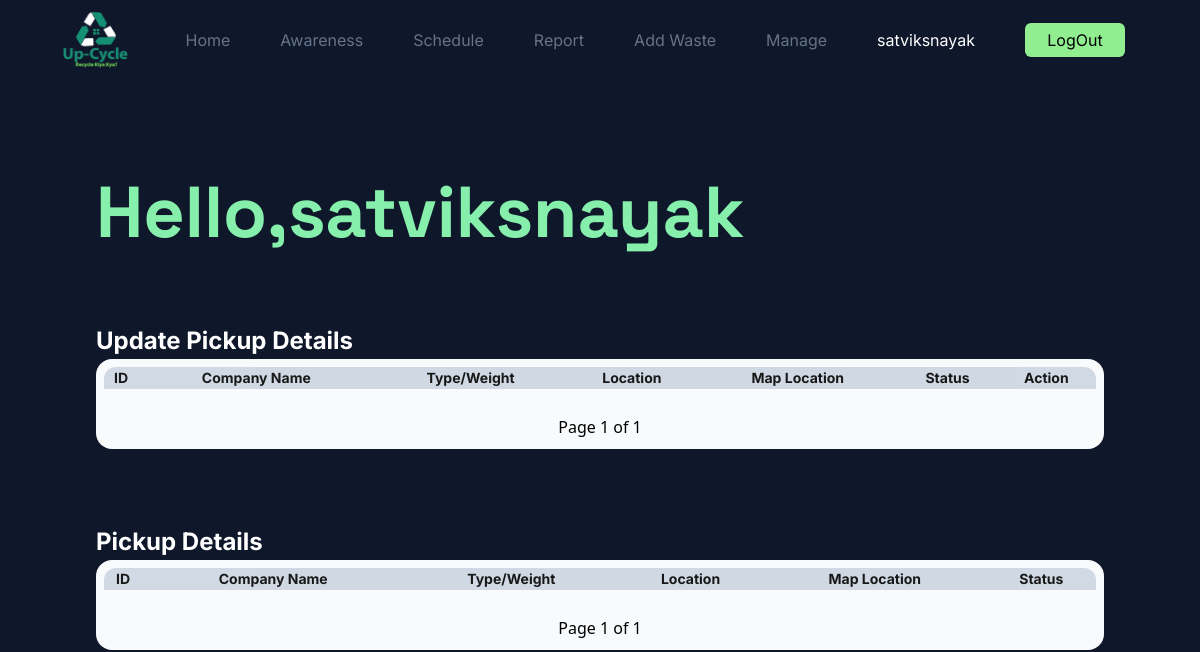
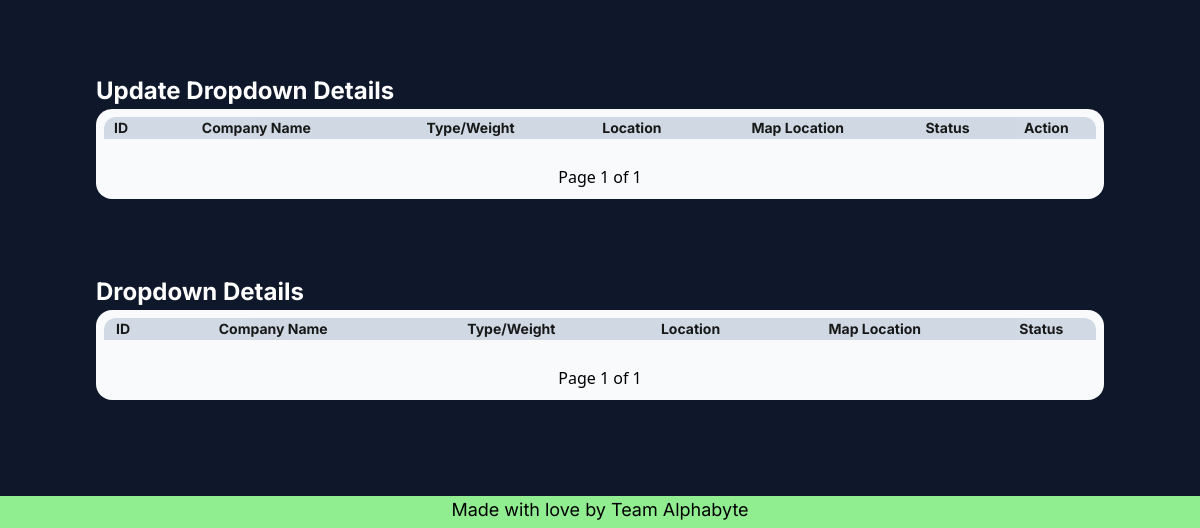
The page /report/ (signed in) on the database as committed earlier (2 pictures, top to bottom).
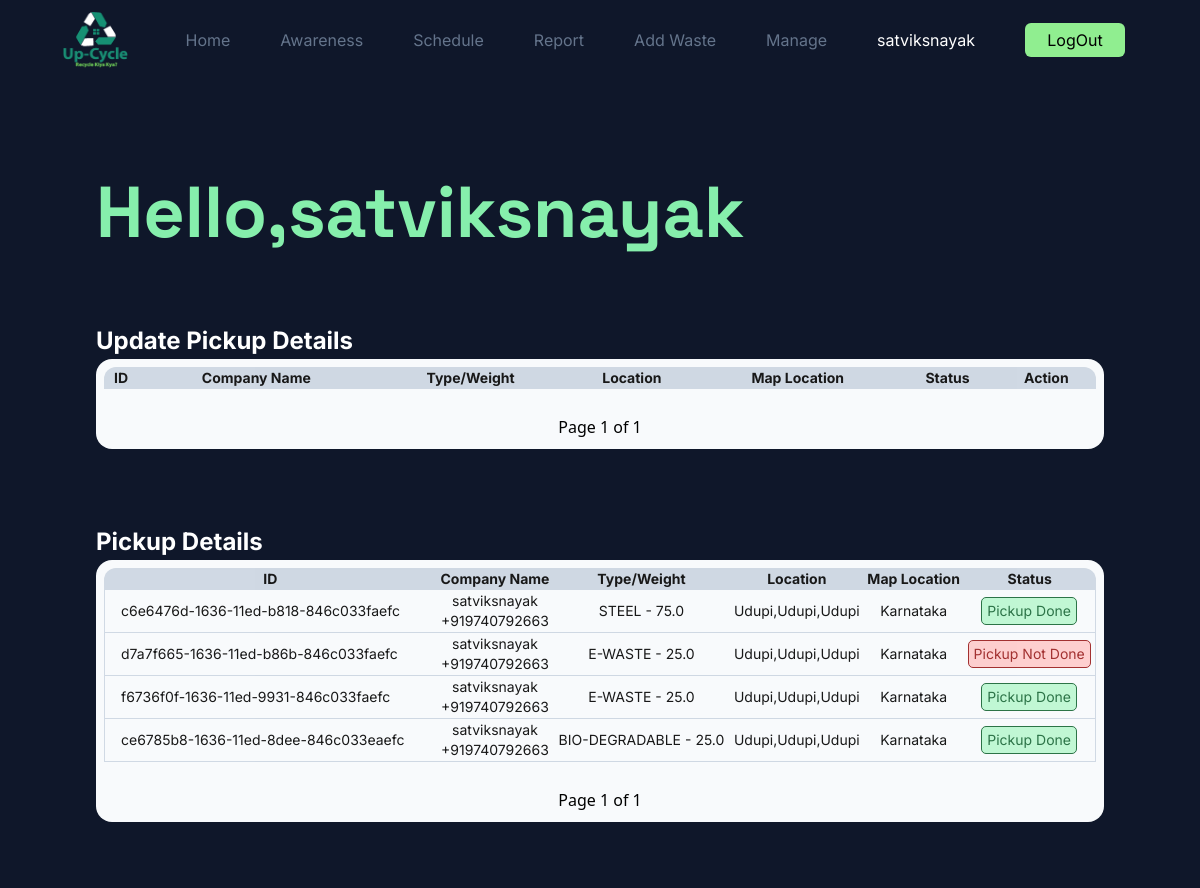
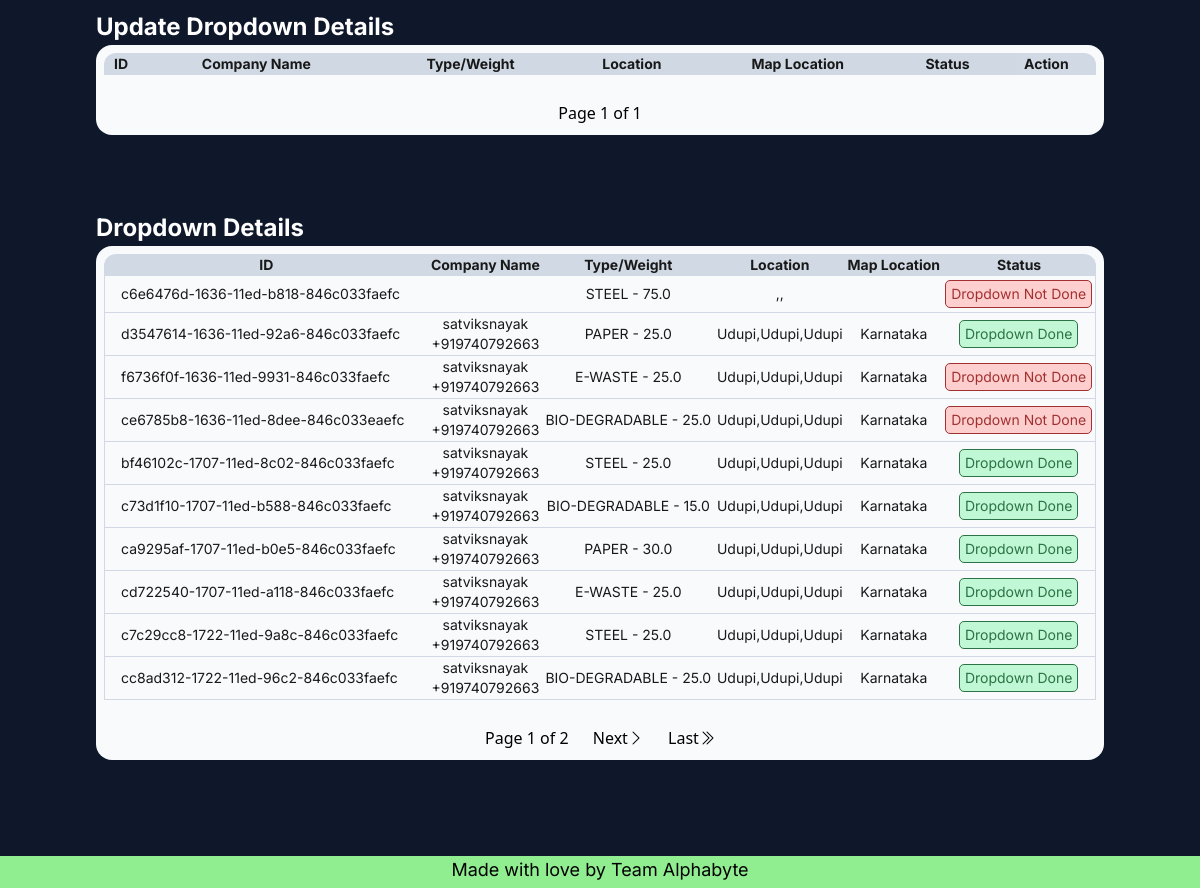
The same page on the database as committed later (2 pictures, top to bottom).
### App/models.py (models this page shows, shortened)
class Profile(models.Model):
    user = models.OneToOneField(User,on_delete=models.CASCADE,null=True)
    name = models.CharField(max_length=50)
    about = models.TextField(blank=True,null=True)
    profile_pic = models.ImageField(default='avatar.png',upload_to='Profile')
    location = models.CharField(max_length=50,blank=True,null=True)
    street = models.CharField(max_length=50,blank=True,null=True)
    city = models.CharField(max_length=30,blank=True,null=True)
    state = models.CharField(max_length=30,blank=True,null=True)
    phone = PhoneNumberField(blank=True,null=True)
    is_email_verified = models.BooleanField(default=False)

class Waste(models.Model):
    class Types(models.TextChoices):
        STEEL = "STEEL","Steel"
        BIODEGRADABLE = "BIO-DEGRADABLE","Bio-Degradable"
        PAPER = "PAPER","Paper"
        EWASTE = "E-WASTE","E-Waste"
    id = models.CharField(primary_key=True,unique=True,max_length=40)
    recycler = models.ForeignKey(User,on_delete=models.SET_NULL,null=True,blank=True,related_name='recycler')
    company = models.ForeignKey(User,on_delete=models.SET_NULL,null=True,blank=True,related_name='company')
    employee = models.ForeignKey(User,on_delete=models.SET_NULL,null=True,blank=True,related_name='employee')
    entry_date = models.DateField(null=True,blank=True)
    pickup_date = models.DateField(null=True,blank=True)
    dropdown_date = models.DateField(null=True,blank=True)
    weight = models.FloatField(null=True,blank=True)
    price = models.FloatField(null=True,blank=True)
    type = models.CharField(_("Types"),max_length=50,choices=Types.choices)
    pickup_done = models.BooleanField(default=False)
    dropdown_done = models.BooleanField(default=False)

### App/decorators.py (the view)
        def wrappper_func(request,*args,**kwargs):
            group = None
            if request.user.groups.exists():
                group = request.user.groups.all()[0].name
            if group in allowed_roles:
                return view_func(request,*args,**kwargs)
            else:
                return HttpResponse('You are not authorised to view this page!!')

### App/functions.py (called while the page is built)
def grouplist(user):
    groups = []
    if user.groups.exists():
        for i in range(len(user.groups.all())):
            groups.append(user.groups.all()[i].name)
    return groups

### App/templates/App/tables/employee.html (shortened to what this page needs)
<!DOCTYPE html>
<html lang="en">
<head>
</head>
{% extends 'App/base.html' %}
{%load static%}
    {% block content %}
    <div class="content bg-slate-900 p-24">
        <div class="min-w-full font-space">
            <h1 class="text-green-300 text-7xl font-bold ">Hello,{{user.profile.name}}</h1>
        </div>
        <h3 class="text-white text-[1.5rem] font-inter font-bold mt-[75px]">Update Pickup Details</h3>
        <div class="Table min-w-1/2 p-2 bg-slate-50 rounded-2xl overflow-auto mb-[75px]">
            <table class="relative border-separate border-spacing-0 table-auto min-w-full bg-slate-50 text-sm opacity-90 text-center font-inter">
                <thead class="bg-slate-300">
                    <tr>
                        <th class="rounded-tl-xl">ID</th>
                        <th>Company Name</th>
                        <th>Type/Weight</th>
                        <th>Location</th>
                        <th>Map Location</th>
                        <th>Status</th>
                        <th class="rounded-tr-xl">Action</th>
                    </tr>
                </thead>
            </table>
            <div class="w-full text-[1 rem] h-5 my-4 text-center">
                <button class="p-[5px] m-[5px]" type="button">Page {{Pwastes_today.number}} of {{Pwastes_today.paginator.num_pages}}</button>
            </div>
        </div>
        <h3 class="text-white text-[1.5rem] font-inter font-bold">Pickup Details</h3>
        <div class="Table min-w-1/2 p-2 bg-slate-50 rounded-2xl overflow-auto mb-[75px]">
            <table class="relative border-separate border-spacing-0 table-auto min-w-full bg-slate-50 text-sm opacity-90 text-center font-inter">
                <thead class="bg-slate-300">
                    <tr>
                        <th class="rounded-tl-xl">ID</th>
                        <th>Company Name</th>
                        <th>Type/Weight</th>
                        <th>Location</th>
                        <th>Map Location</th>
                        <th class="rounded-tr-xl">Status</th>
                    </tr>
                </thead>
                <tbody>
                    {% for waste in Pwastes %}
                    <tr>
                        <td class="text-left px-4 py-1 border-b border-slate-300 border-l">{{waste.id}}</td>
                        <td class="border-b border-slate-300">{{waste.company.profile.name}}<br>{{waste.company.profile.phone}}</td>
                        <td class="border-b border-slate-300">{{waste.type}} - {{waste.weight}}</td>
                        <td class="border-b border-slate-300">{{waste.company.profile.location}},{{waste.company.profile.street}},{{waste.company.profile.city}}</td>
                        <td class="border-b border-slate-300">{{waste.company.profile.state}}</td>
                        <td class="border-b border-slate-300 border-r">
                            {% if waste.pickup_done %}
                            <button type="button" class="px-[5px] py-[3px] my-[3px] rounded-[5px] bg-green-200 text-green-800 border-[1px] border-green-800">Pickup Done</button>
                            {% else %}
                            <button type="button" class="px-[5px] py-[3px] my-[3px] rounded-[5px] bg-red-200 text-red-800 border-[1px] border-red-800">Pickup Not Done</button>
                            {% endif %}
                        </td>
                    </tr>
                    {% endfor %}
                </tbody>
            </table>
            <div class="w-full text-[1 rem] h-5 my-4 text-center">
                <button class="p-[5px] m-[5px]" type="button">Page {{Pwastes.number}} of {{Pwastes.paginator.num_pages}}</button>
            </div>
        </div>
        <h3 class="text-white text-[1.5rem] font-inter font-bold">Update Dropdown Details</h3>
        <div class="Table mb-[75px] min-w-1/2 p-2 bg-slate-50 rounded-2xl overflow-auto">
            <table class="relative border-separate border-spacing-0 table-auto min-w-full bg-slate-50 text-sm opacity-90 text-center font-inter">
                <thead class="bg-slate-300">
                    <tr>
                        <th class="rounded-tl-xl">ID</th>
                        <th>Company Name</th>
                        <th>Type/Weight</th>
                        <th>Location</th>
                        <th>Map Location</th>
                        <th>Status</th>
                        <th class="rounded-tr-xl">Action</th>
                    </tr>
                </thead>
            </table>
            <div class="w-full text-[1 rem] h-5 my-4 text-center">
                <button class="p-[5px] m-[5px]" type="button">Page {{Dwastes_today.number}} of {{Dwastes_today.paginator.num_pages}}</button>
            </div>
        </div>
        <h3 class="text-white text-[1.5rem] font-inter font-bold">Dropdown Details</h3>
        <div class="Table min-w-1/2 p-2 bg-slate-50 rounded-2xl overflow-auto">
            <table class="relative border-separate border-spacing-0 table-auto min-w-full bg-slate-50 text-sm opacity-90 text-center font-inter">
                <thead class="bg-slate-300">
                    <tr>
                        <th class="rounded-tl-xl">ID</th>
                        <th>Company Name</th>
                        <th>Type/Weight</th>
                        <th>Location</th>
                        <th>Map Location</th>
                        <th class="rounded-tr-xl">Status</th>
                    </tr>
                </thead>
                <tbody>
                    {% for waste in Dwastes %}
                    <tr>
                        <td class="text-left px-4 py-1 border-b border-slate-300 border-l">{{waste.id}}</td>
                        <td class="border-b border-slate-300">{{waste.recycler.profile.name}}<br>{{waste.recycler.profile.phone}}</td>
                        <td class="border-b border-slate-300">{{waste.type}} - {{waste.weight}}</td>
                        <td class="border-b border-slate-300">{{waste.recycler.profile.location}},{{waste.recycler.profile.street}},{{waste.recycler.profile.city}}</td>
                        <td class="border-b border-slate-300">{{waste.recycler.profile.state}}</td>
                        <td class="border-b border-slate-300 border-r">
                            {% if waste.dropdown_done %}
                            <button type="button" class="px-[5px] py-[3px] my-[3px] rounded-[5px] bg-green-200 text-green-800 border-[1px] border-green-800">Dropdown Done</button>
                            {% else %}
                            <button type="button" class="px-[5px] py-[3px] my-[3px] rounded-[5px] bg-red-200 text-red-800 border-[1px] border-red-800">Dropdown Not Done</button>
                            {% endif %}
                        </td>
                    </tr>
                    {% endfor %}
                </tbody>
            </table>
            <div class="w-full text-[1 rem] h-5 my-4 text-center">
                <button class="p-[5px] m-[5px]" type="button">Page {{Dwastes.number}} of {{Dwastes.paginator.num_pages}}</button>
                {% if Dwastes.has_next %}
                <button class="p-[5px] m-[5px]" type="button"><a href="?page4={{wastes.next_page_number}}">Next<i class="bi bi-chevron-right"></i></a></button>
                <button class="p-[5px] m-[5px]" type="button"><a href="?page4={{wastes.paginator.num_pages}}">Last<i class="bi bi-chevron-double-right"></i></a></button>
                {% endif %}
            </div>
        </div>
    </div>
    {% endblock %}

### App/templates/App/base.html (shortened to what this page needs)
{% load static %}
<!DOCTYPE html>
<html lang="en">
<head>
    <link rel="stylesheet" href="{% static '/CSS/base.css' %}">
    <link rel="stylesheet" href="https://cdn.jsdelivr.net/npm/bootstrap-icons@1.8.3/font/bootstrap-icons.css">
    <script src="https://cdn.tailwindcss.com"></script>
</head>
<body>
  <nav class="flex h-[5rem] w-full z-[910] sticky top-0 bg-slate-900 text-white font-inter">
    <div class="my-auto px-[50px] justify-between flex align-center w-full">
        <a href="" class="text-lg my-auto"><img src="{% static '/IMGS/logo.png' %}" class="h-[5rem]" alt="" height="50" width="90" style="padding:12px"></a>
        <ul class="toggle transition ease-in-out duration-[1s] md:w-auto w-[150px] flex flex-col fixed right-0 top-[5rem] h-screen md:h-auto md:static md:flex-row bg-slate-900 md:translate-x-0 md:transition-none translate-x-[150px]">
            <li class="md:mx-[25px] mx-auto my-[15px] md:my-auto"><a class="text-slate-500  hover:text-white transition-all ease-in-out delay-200" href="/">Home</a></li>
            <li class="md:mx-[25px] mx-auto my-[15px] md:my-auto"><a class="text-slate-500 hover:text-white transition-all ease-in-out delay-200" href="/awareness/">Awareness</a></li>
            {% if user.is_authenticated %}
            {% if 'Recycler' in groups %}
            <li class="md:mx-[25px] mx-auto my-[15px] md:my-auto"><a class="text-slate-500 hover:text-white transition-all ease-in-out delay-200" href="/schedule/">Schedule</a></li>
            {% endif %}
            {% if 'Employee' in groups %}
            <li class="md:mx-[25px] mx-auto my-[15px] md:my-auto"><a class="text-slate-500 hover:text-white transition-all ease-in-out delay-200" href="/report/">Report</a></li>
            {% endif %}
            {% if 'Company' in groups %}
            <li class="md:mx-[25px] mx-auto my-[15px] md:my-auto"><a class="text-slate-500 hover:text-white transition-all ease-in-out delay-200" href="/addWaste/">Add Waste</a></li>
            {% endif %}
            {% if 'Manager' in groups %}
            <li class="md:mx-[25px] mx-auto my-[15px] md:my-auto"><a class="text-slate-500 hover:text-white transition-all ease-in-out delay-200" href="/manage/">Manage</a></li>
            {% endif %}
            <li class="md:mx-[25px] mx-auto my-[15px] md:my-auto"><a class="text-white" href="/User/Profile/">{{user.username}}</a></li>
            <li class="md:mx-[25px] mx-auto my-[15px] md:my-auto"><a href="/logout/"><button class="w-[100px] p-[5px] bg-lightgreen rounded-md text-black" type="button">LogOut</button></a></li>
            {% endif %}
        </ul>
    </div>
  </nav>
    {% block content %}
    {% endblock %}
<footer class="align-center font-inter justify-center bg-lightgreen absolute text-black text-lg flex w-full h-[2rem] z-[900]">
  <h4 class="">Made with love by Team Alphabyte</h4>
</footer>
</body>
</html>

Rows that differ between the two databases and show on the page:
added Waste: id "c6e6476d-1636-11ed-b818-846c033faefc", company.profile.name "satviksnayak", company.profile.phone "+919740792663", type "STEEL", weight "75.0", company.profile.location "Udupi", company.profile.street "Udupi", company.profile.city "Udupi", company.profile.state "Karnataka", pickup_done "Pickup Done", dropdown_done "Dropdown Not Done"
added Waste: id "d7a7f665-1636-11ed-b86b-846c033faefc", company.profile.name "satviksnayak", company.profile.phone "+919740792663", type "E-WASTE", weight "25.0", company.profile.location "Udupi", company.profile.street "Udupi", company.profile.city "Udupi", company.profile.state "Karnataka", pickup_done "Pickup Not Done", shown under "Pickup Details"
added Waste: id "f6736f0f-1636-11ed-9931-846c033faefc", company.profile.name "satviksnayak", company.profile.phone "+919740792663", type "E-WASTE", weight "25.0", company.profile.location "Udupi", company.profile.street "Udupi", company.profile.city "Udupi", company.profile.state "Karnataka", pickup_done "Pickup Done", recycler.profile.name "satviksnayak", recycler.profile.phone "+919740792663", recycler.profile.location "Udupi", recycler.profile.street "Udupi", recycler.profile.city "Udupi", recycler.profile.state "Karnataka", dropdown_done "Dropdown Not Done"
added Waste: id "ce6785b8-1636-11ed-8dee-846c033eaefc", company.profile.name "satviksnayak", company.profile.phone "+919740792663", type "BIO-DEGRADABLE", weight "25.0", company.profile.location "Udupi", company.profile.street "Udupi", company.profile.city "Udupi", company.profile.state "Karnataka", pickup_done "Pickup Done", recycler.profile.name "satviksnayak", recycler.profile.phone "+919740792663", recycler.profile.location "Udupi", recycler.profile.street "Udupi", recycler.profile.city "Udupi", recycler.profile.state "Karnataka", dropdown_done "Dropdown Not Done"
added Waste: id "d3547614-1636-11ed-92a6-846c033faefc", recycler.profile.name "satviksnayak", recycler.profile.phone "+919740792663", type "PAPER", weight "25.0", recycler.profile.location "Udupi", recycler.profile.street "Udupi", recycler.profile.city "Udupi", recycler.profile.state "Karnataka", dropdown_done "Dropdown Done", shown under "Dropdown Details"
added Waste: id "bf46102c-1707-11ed-8c02-846c033faefc", recycler.profile.name "satviksnayak", recycler.profile.phone "+919740792663", type "STEEL", weight "25.0", recycler.profile.location "Udupi", recycler.profile.street "Udupi", recycler.profile.city "Udupi", recycler.profile.state "Karnataka", dropdown_done "Dropdown Done", shown under "Dropdown Details"
added Waste: id "c73d1f10-1707-11ed-b588-846c033faefc", recycler.profile.name "satviksnayak", recycler.profile.phone "+919740792663", type "BIO-DEGRADABLE", weight "15.0", recycler.profile.location "Udupi", recycler.profile.street "Udupi", recycler.profile.city "Udupi", recycler.profile.state "Karnataka", dropdown_done "Dropdown Done", shown under "Dropdown Details"
added Waste: id "ca9295af-1707-11ed-b0e5-846c033faefc", recycler.profile.name "satviksnayak", recycler.profile.phone "+919740792663", type "PAPER", weight "30.0", recycler.profile.location "Udupi", recycler.profile.street "Udupi", recycler.profile.city "Udupi", recycler.profile.state "Karnataka", dropdown_done "Dropdown Done", shown under "Dropdown Details"
added Waste: id "cd722540-1707-11ed-a118-846c033faefc", recycler.profile.name "satviksnayak", recycler.profile.phone "+919740792663", type "E-WASTE", weight "25.0", recycler.profile.location "Udupi", recycler.profile.street "Udupi", recycler.profile.city "Udupi", recycler.profile.state "Karnataka", dropdown_done "Dropdown Done", shown under "Dropdown Details"
added Waste: id "c7c29cc8-1722-11ed-9a8c-846c033faefc", recycler.profile.name "satviksnayak", recycler.profile.phone "+919740792663", type "STEEL", weight "25.0", recycler.profile.location "Udupi", recycler.profile.street "Udupi", recycler.profile.city "Udupi", recycler.profile.state "Karnataka", dropdown_done "Dropdown Done", shown under "Dropdown Details"
added Waste: id "cc8ad312-1722-11ed-96c2-846c033faefc", recycler.profile.name "satviksnayak", recycler.profile.phone "+919740792663", type "BIO-DEGRADABLE", weight "25.0", recycler.profile.location "Udupi", recycler.profile.street "Udupi", recycler.profile.city "Udupi", recycler.profile.state "Karnataka", dropdown_done "Dropdown Done", shown under "Dropdown Details"
Other text that changed with them:
{{ Dwastes.paginator.num_pages }}: "1" → "2"
text now shown: "Next Last"
